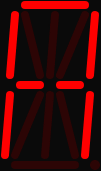
#> input picture digital_chars.gif, 101 x 171 px
$ jupyter execute --allow-errors character_occlusion.ipynb
#> lines starting #> are read from the running program, lines starting #| are printed output that depends on the picture
[cell 1]
import numpy as np
import string
from sklearn.metrics.pairwise import cosine_similarity
import matplotlib.pyplot as plt
import pandas as pd
from PIL import Image
import itertools
import functools
from functools import reduce
#import enchant
#from english_words import english_words_set
#from pptx import Presentation
import io

### 14-segment display

[cell 2]
# 14-segment digital display representations.

# These are the representations according to the GIF above,
# but keep in mind that there might be multiple possible representations
# for a given character.

letters = "ABCDEFGHIJKLMNOPQRSTUVWXYZ"

# in alphabetical order
strokes = [
    {1, 2, 6, 7, 8, 9, 13}, #A
    {1,4,6,8,11,13,14},     #B
    {1,2,9,14},             #C
    {1,4,6,11,13,14},       #D
    {1,2,7,8,9,14},         #E
    {1,2,7,8,9},            #F
    {1,2,8,9,13,14},        #G
    {2,6,7,8,9,13},         #H
    {1,4,11,14},            #I
    {6,9,13,14},            #J
    {2,5,7,9,12},           #K
    {2,9,14},               #L
    {2,3,5,6,9,13},         #M
    {2,3,6,9,12,13},        #N
    {1,2,6,9,13,14},        #O
    {1,2,6,7,8,9},          #P
    {1,2,6,9,12,13,14},     #Q
    {1,2,6,7,8,9,12},       #R
    {1,3,8,13,14},          #S
    {1,4,11},               #T
    {2,6,9,13,14},          #U
    {2,5,9,10},             #V
    {2,6,9,10,12,13},       #W
    {3,5,10,12},            #X
    {3,5,11},               #Y
    {1,5,10,14}             #Z
]

## Representations of characters

[cell 3]
# convert a set of segment indices (e.g. {3,5,11} to a 14-dim binary array format)
def display_to_rep(display):
    a = np.zeros(14)
    for i in display:
        a[i-1] = 1
    return a

[cell 4]
# convert a letter to a 14-dim binary array format
def get_letter_rep(letter):
    if letter not in letters:
        raise ValueError("Not a valid letter.")
    idx = letters.index(letter)
    strokelist = strokes[idx]
    a = np.zeros(14)
    for i in strokelist:
        a[i-1] = 1
    return a

get_letter_rep("Z")

[cell 5]
def rep_to_display(rep):
    a = set()
    for i in range(len(rep)):
        if rep[i] == 1:
            a.add(i)
    return a

[cell 6]
# function to plot a given word
def plot_word(word):
#> called with word = 'drip'
    fig, ax = plt.subplots(1, len(word), figsize=(10, 5))

    imageObject = Image.open("digital_chars.gif")
#> imageObject is the input picture: PIL image 101x171 P; mean R, G, B 61.4, 7, 7
    for i, char in enumerate(word.upper()):
        imageObject.seek(letters.index(char))
        j = ax[i].imshow(imageObject)
        ax[i].axis('off')
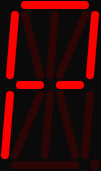
#> imageObject: PIL image 101x171 RGB; mean R, G, B 54.9, 7.2, 7.2

plot_word('drip')

[cell 7]
# function to plot a given word
def plot_word_masked(word, level_of_occlusion = 4):
    fig, ax = plt.subplots(1, len(word), figsize=(10, 5))

    imageObject = Image.open("digital_chars.gif")
    for i, char in enumerate(word.upper()):
        if char != " ":
            width, height = imageObject.size
            left = 0
            right = width
            top = 0
            #bottom = height/2
            bottom=height
            if level_of_occlusion == 3:
                bottom = height-30
            if level_of_occlusion == 2:
                bottom=height/2
            if level_of_occlusion == 1:
                bottom=height/2-30
            if level_of_occlusion == 0:
                bottom=10
            imageObject.seek(letters.index(char))
            ax[i].imshow(imageObject.crop((left, top, right, bottom)))
            ax[i].axis('off')
        else:
            blankObject = Image.open("blank segment picture.png")
            ax[i].imshow(blankObject)
            ax[i].axis('off')


plot_word_masked('VWXYZ', 2)
#> in plot_word_masked, `imageObject.seek(letters.index(char))`:
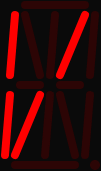
#> imageObject: PIL image 101x171 RGB; mean R, G, B 50.6, 7.3, 7.3
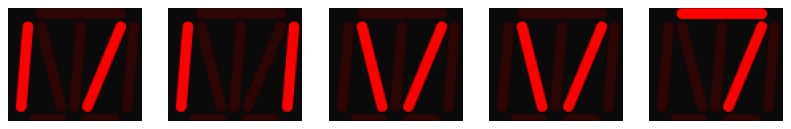
#> figure drawn by matplotlib, 5 panels

[cell 8]
# convert letter to a set of segment indices, e.g. Y -> {3,5,11}
def get_letter_display(letter):
    if letter not in letters:
        raise ValueError("Not a valid letter.")
    idx = letters.index(letter)
    return strokes[idx]

[cell 9]
# 26 letters of the alphabet, each having a 14-bit representation
reps = np.array([get_letter_rep(x) for x in letters])
#> the loop in get_letter_rep (call 2), `for i in strokelist:` made 7 passes
#> i on passes 3 to 7: 6, 7, 8, 9, 13
plt.imshow(reps)
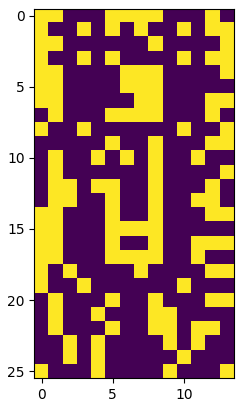
#> figure drawn by matplotlib, 1 panel

[cell 10]
# pairwise 26x26 cosine similarity matrix
sims = cosine_similarity(reps)
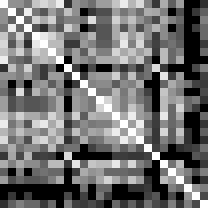
#> sims: shape (26, 26) float64 (shown 8 times larger); min 0, max 1, mean 0.45
plt.imshow(sims)

## Types of masking: occlude top, bottom, left, right (incl/excl midline)

[cell 11]
# apply a mask to a representation of a letter
def mask_char(rep, mask):
    mask_arr = np.ones(14)
    for i in mask:
        mask_arr[i-1] = 0
    return rep * mask_arr

# different types of occlusion masks
mask_bottom = {7,8,9,10,11,12,13,14}
mask_bottom_less = {9,10,11,12,13,14}
mask_bottom_more = {2,3,4,5,6,7,8,9,10,11,12,13,14}
mask_top = {1,2,3,4,5,6,7,8}
mask_right = {4,5,6,8,11,12,13}
mask_left = {2,3,4,7,9,10,11}

# masking the most used segment
mask_most_used = {9}

# masking just the top or bottom line segment (not the whole top or bottom half)
mask_bottom_line = {14}
mask_top_line ={1}

# can define addition masks below ...

[cell 12]
mask_char(get_letter_rep("F"), mask_bottom)
#> in mask_char, `mask_arr = np.ones(14)`: mask_arr = [1, 1, 1, 1, 1, 1, 1, 1, 1, 1, 1, 1, 1, 1]
#> after the loop in mask_char, `for i in mask:`: mask_arr = [1, 1, 1, 1, 1, 1, 0, 0, 0, 0, 0, 0, 0, 0]

[cell 13]
reps_masked_bottom = np.array([mask_char(get_letter_rep(x), mask_bottom) for x in letters])

[cell 14]
reps_masked_top = np.array([mask_char(get_letter_rep(x), mask_top) for x in letters])

[cell 15]
reps_masked_right = np.array([mask_char(get_letter_rep(x), mask_right) for x in letters])
reps_masked_left = np.array([mask_char(get_letter_rep(x), mask_left) for x in letters])
reps_masked_most_used = np.array([mask_char(get_letter_rep(x), mask_most_used) for x in letters])

[cell 16]
# pairwise cosine similarity matrix when occluding the bottom half of display (including midline)
sims_masked_bottom = cosine_similarity(reps_masked_bottom)
plt.imshow(sims_masked_bottom)

[cell 17]
# occluding bottom half of display
sims_masked_top = cosine_similarity(reps_masked_top)
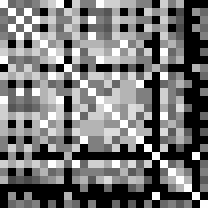
#> sims_masked_top: shape (26, 26) float64 (shown 8 times larger); min 0, max 1, mean 0.466
plt.imshow(sims_masked_top)

[cell 18]
# occluding right half of display
sims_masked_right = cosine_similarity(reps_masked_right)
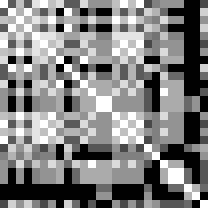
#> sims_masked_right: shape (26, 26) float64 (shown 8 times larger); min 0, max 1, mean 0.506
plt.imshow(sims_masked_right)

[cell 19]
# occluding left half of display
sims_masked_left = cosine_similarity(reps_masked_left)
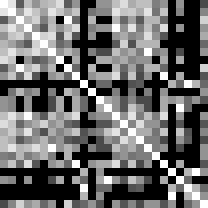
#> sims_masked_left: shape (26, 26) float64 (shown 8 times larger); min 0, max 1, mean 0.424
plt.imshow(sims_masked_left)

[cell 20]
reps.mean(axis=0)
#> Out = [0.577, 0.654, 0.192, 0.154, 0.231, 0.5, 0.269, 0.346, 0.692, 0.154, 0.192, 0.231, 0.5, 0.5]

[cell 21]
# occluding most frequent segment - bottom left vertical
sims_masked_most_used = cosine_similarity(reps_masked_most_used)
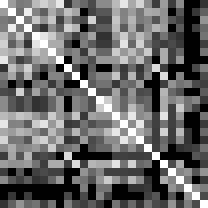
#> sims_masked_most_used: shape (26, 26) float64 (shown 8 times larger); min 0, max 1, mean 0.419
plt.imshow(sims_masked_most_used)

[cell 22]
masks = [mask_bottom_more, mask_bottom, mask_bottom_less, mask_bottom_line]

def mask_word(word, mask=1):
    segment_list = []
    for char in word:
        segment_list.append(mask_char(get_letter_rep(char), masks[mask]))
    return segment_list


mask_word("FREAK", 1)
#> the loop in mask_word, `for char in word:` made 5 passes
#> idx in get_letter_rep on passes 1 to 5: 5, 17, 4, 0, 10

## Ambiguous letter identification

[cell 23]
rep_dicts = []

for mask in [mask_bottom_less]:
    curr_dict = {}
    curr_rep_dict = {}
    for letter in letters:
        set_display = rep_to_display(list(mask_char(get_letter_rep(letter), mask)))
        curr_dict[letter] = set_display
        if tuple(set_display) in curr_rep_dict:
            curr_rep_dict[tuple(set_display)].append(letter)
        else:
            curr_rep_dict[tuple(set_display)] = [letter]
    rep_dicts.append(curr_rep_dict)
#> this loop made 1 pass

rep_dicts

[cell 24]
#function that given word, prints existing possibilities for each word
#do people do this sequentially (left to right, or do they take into account realistic words)

def get_possible_words(vertical_occlusion_num, segment_list):
    possible_letters = [[] for x in range(len(segment_list))]
    for segment_id in range(len(segment_list)):
        possible_letters[segment_id] = rep_dicts[vertical_occlusion_num][tuple(rep_to_display(list(segment_list[segment_id])))]

    return possible_letters

#> (a cell that did not finish here is left out)

#> the loop in mask_word (call 2), `for char in word:` made 5 passes
print(get_possible_words(2, mask_word("FREAK", 2)))
print(get_possible_words(3, mask_word("FREAK", 3)))

# Ambiguous Words Identification and Presentation Curation for Testing

#> (a cell that did not finish here is left out)

#> (a cell that did not finish here is left out)

[cell 28]
occluded_dict = {}
#> (the rest of this cell did not finish here and is left out)

#> (a cell that did not finish here is left out)

#> (a cell that did not finish here is left out)

[cell 31]
#create presentation of occluded images

imageObject = Image.open("digital_chars.gif")

SLD_LAYOUT_BLANK = 5

phrases = ['THE FOOD DRIES FAST', #[AMBIGUOUS, slightly less pop]
           'PAINT THE PICTURE',  #[slightly pop, ambiguous]
           'YOUR FOAM HELPS YOU FLOAT', #[less pop]
           'HERDING EVERYONE INSIDE', #[less pop]
           'BUYING SHARES', #[more pop]
           'INFLATION ISNT HELPING WAGES', #[slightly pop]
           'SHE WAS SPYING ON US', #[less pop]
           'I NEED DENTAL CARE', #[slightly pop]
           'I NEED SOME SPRAY', #way more pop
           'THE CORPSE IS DEAD', #[more pop]
           'THE CHARTER PASSED', #[less [pop]
           'THE SHIRT HAD DRIP', #way less pop
           'RELAX AND BREATHE', #[way more pop] [pop]
           'I RUSHED INTO THE BUILDING', #ambiguous
           'THE PAIN IS TOO MUCH', #[more pop]
           'THE LIONS ARE ROARING', #[less pop]
           'THE RACKET WAS LOUD', #way more pop
           'SCOPE THE SITUATION', #less pop
          ] #[AMBIGUOUS]]

words = ['DRIES', 'PAINT', 'FOAM', 'HERDING', 'SHARES', 'WAGES',
        'SPYING', 'DENTAL', 'SPRAY', 'CORPSE', 'CHARTER', 'DRIP',
        'RELAX', 'RUSHED', 'PAIN', 'ROARING', 'RACKET', 'SCOPE']

#> (the rest of this cell did not finish here and is left out)

## Word and Letter Frequency Model Creation

[cell 32]
words = ['DRIES', 'PAINT', 'FOAM', 'HERDING', 'SHARES', 'WAGES',
        'SPYING', 'DENTAL', 'SPRAY', 'DATA', 'CHAPTER',
        'RELAX', 'PUSHED', 'PAIN', 'POPPING', 'RACKET', 'SCORE', 'CORPSE']

words_two = ['DATES', 'PRINT', 'FORM', 'HEADING', 'SHAPES', 'URGES',
        'SAYING', 'DENIAL', 'SAPPY', 'DRIP',  'CHARTER',
        'RELAY', 'RUSHED', 'RAIN', 'ROARING', 'PACKET', 'SCOPE', 'COARSE']

occluded_dict = {}
for word in words + words_two:
    if word and str(word) != "nan" and len(word)>3:
        tuple_word_list = [tuple(rep_to_display(list(mask_char(get_letter_rep(letter.upper()), mask_bottom_less)))) for letter in word]

        if tuple(tuple_word_list) in occluded_dict:
            occluded_dict[tuple(tuple_word_list)].append(word)
        else:
            occluded_dict[tuple(tuple_word_list)] = [word]
#> this loop made 36 passes

occluded_dict_final = {k:v for (k,v) in occluded_dict.items() if len(v)>1}
sim_displays = list(occluded_dict_final.values())

[cell 33]
#get word probabilities for each of the two possibilities of words
word_probs = []
#> (the rest of this cell did not finish here and is left out)

[cell 34]
letter_freq_dict = {
    "A": 0.085,
    "B": 0.0207,
    "C": 0.0454,
    "D": 0.0338,
    "E": 0.1116,
    "F": 0.0181,
    "G": 0.0247,
    "H": 0.03,
    "I": 0.0754,
    "J": 0.0020,
    "K": 0.0110,
    "L": 0.0549,
    "M": 0.0301,
    "N": 0.0665,
    "O": 0.0716,
    "P": 0.0317,
    "Q": 0.0020,
    "R": 0.0758,
    "S": 0.0574,
    "T": 0.0695,
    "U": 0.0363,
    "V": 0.0101,
    "W": 0.0129,
    "X": 0.0029,
    "Y": 0.0178,
    "Z": 0.0027
}

[cell 35]
rep_dict = {}

mask= mask_bottom_less
for letter in letters:
        set_display = rep_to_display(list(mask_char(get_letter_rep(letter), mask)))
        if tuple(set_display) in rep_dict:
            rep_dict[tuple(set_display)].append(letter)
        else:
            rep_dict[tuple(set_display)] = [letter]
#> this loop made 26 passes
#> letter on passes 1 to 12: 'A', 'B', 'C', 'D', 'E', 'F', 'G', 'H', 'I', 'J', 'K', 'L'

rep_dict

[cell 36]
# for figure on likelihood of ambiguous letter in occluded word
total_probs = []
for key, value in rep_dict.items():
    if len(value) > 1:
        total_prob = 0
        for letter in value:
            total_prob += letter_freq_dict[letter]
        total_probs.append(total_prob)
#> this loop made 19 passes
#> (key, value) on passes 1 to 12: ((0, 1, 5, 6, 7), ['A', 'P', 'R']), ((0, 3, 5, 7), ['B']), ((0, 1), ['C']), ((0, 3, 5), ['D']), ((0, 1, 6, 7), ['E', 'F']), ((0, 1, 7), ['G']), ((1, 5, 6, 7), ['H']), ((0, 3), ['I', 'T']), ((5,), ['J']), ((1, 4, 6), ['K']), ((1,), ['L']), ((1, 2, 4, 5), ['M'])
print(total_probs)
#| [0.1925, 0.1297, 0.1449, 0.0736, 0.0492, 0.0207]

[cell 37]
#creation of letter probability model

letter_probs = []
for j, words_exp in enumerate(sim_displays):
    ind_diff = [i for i in range(len(words_exp[0])) if words_exp[0][i] != words_exp[1][i]]

    word_one_prob = 1
    word_two_prob = 1

    for ind in ind_diff:
        word_one_prob *= letter_freq_dict[words_exp[0][ind]]
        word_two_prob *= letter_freq_dict[words_exp[1][ind]]

    prob_list = [word_one_prob, word_two_prob]

    prob_list = [x/sum(prob_list) for x in prob_list]
    letter_probs.append(prob_list[words_exp.index(words[j])])

print(letter_probs)

## Results analysis: human performance vs. model performance

[cell 38]
#manually calculated

human_results = [0.3333333333, 0.8333333333, 0.5, 0.1666666667, 0.5, 0.3333333333, 0.1666666667,
                 1, 0.6666666667, 0.6666666667, 0.5,  0.5, 0.6666666667, 0.5,
                 0.6666666667, 1, 0.8333333333, 0.3333333333]

#imported from HuggingFaceAnalysis.ipynb
gpt_results = [0.9328164473046486, 0.15676460045913107, 0.008775657193753159,
               0.03005990934728687, 0.991496869772301, 0.9999154925853481,
               0.02137367471566067, 0.9585036020385999, 0.9914305599813296]

gpt_results = [round(x,3) for x in gpt_results]

[cell 39]
## create plot of all human results - sentences
x = human_results[:9]
y1 = gpt_results
y2 = word_probs[:9]
y3 = letter_probs[:9]
plt.scatter(x, y1, label=f'GPT-3 model corr. = {np.round(np.corrcoef(x,y1)[0,1], 2)}')
#> (the rest of this cell did not finish here and is left out)

[cell 40]
## create plot of all human results - words with no context
x = human_results[9:]
y2 = word_probs[9:]
y3 = letter_probs[9:]
#> (the rest of this cell did not finish here and is left out)

[cell 41]
## create plot of models + human agreement with context
context_ambig = ["PAINT", "DRIES", "FOAM"]
context_slight = ["SHARES", "HERDING"]
context_hard = ["WAGES", "SPYING", "DENTAL", "SPRAY"]

context_ambig = [words.index(x) for x in context_ambig]
context_slight = [words.index(x) for x in context_slight]
context_hard = [words.index(x) for x in context_hard]
context_list = [0 for x in range(9)]

for ind in context_ambig:
    context_list[ind] = 0
for ind in context_slight:
    context_list[ind] = 1
for ind in context_hard:
    context_list[ind] = 2

[cell 42]
x = human_results[:9]
plt.scatter(context_list, x)

for i, txt in enumerate(words[:9]):
    plt.annotate(words[i], (context_list[i], x[i]))

#find line of best fit
a, b = np.polyfit(context_list, x, 1)

#add line of best fit to plot
plt.plot(np.array(context_list), a*np.array(context_list)+b)

plt.title(f'Context and human prediction corr. = {np.round(np.corrcoef(context_list, x)[0,1], 2)}')
plt.xlabel('Context provided (qualitiative)')
plt.ylabel('Human proportion of context-aligned word choice')
plt.ylim(0,1)
plt.show()
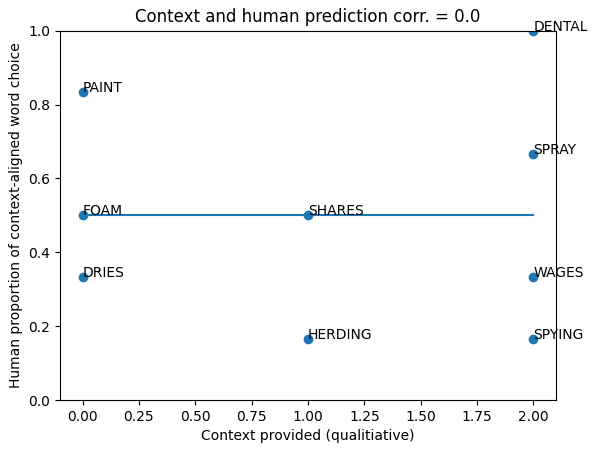
#> figure drawn by matplotlib, 1 panel
